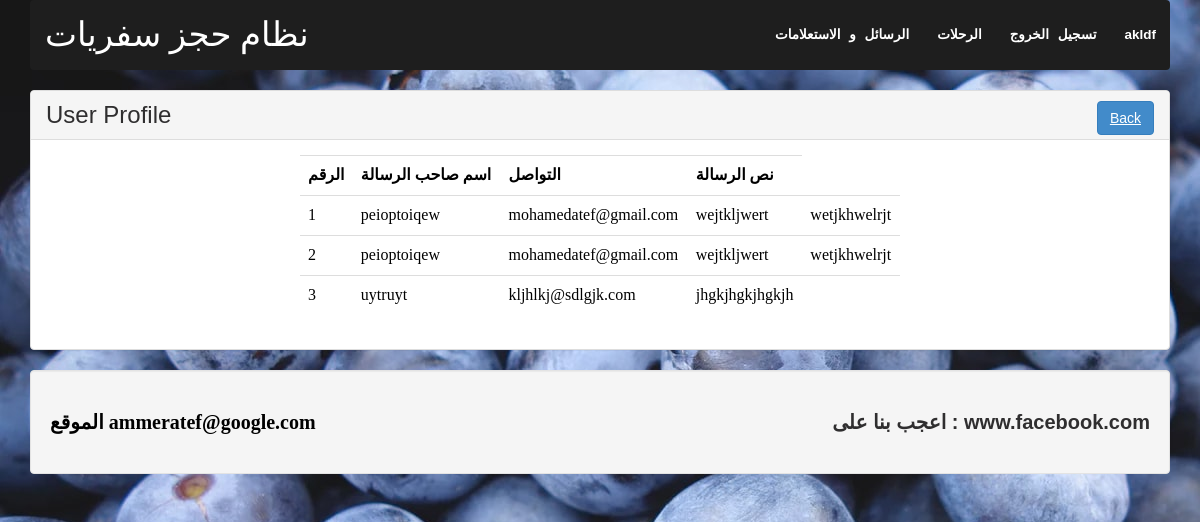
Screenshot of /profile_massage.php (signed in) with the database file from the repository.
### tables this page shows
CREATE TABLE `db_contact` (
  `id` int(11) NOT NULL,
  `name` varchar(255) NOT NULL,
  `email` varchar(255) NOT NULL,
  `subject` varchar(255) NOT NULL,
  `message` varchar(4000) NOT NULL
);

### lib/Session.php (called while the page is built, shortened)
<?php
class Session
{
	public static function get($key){
		if (isset($_SESSION[$key])) {
			return $_SESSION[$key];
		}else{
			return false;
		}
	}
}
?>

### profile_massage.php (the view, shortened to what this page needs)
<html>
    <body style=" background-image: url(images/breadcumb.jpg)">
<?php
	 include 'inc/header.php';
?>
<?php
$connection = mysqli_connect("localhost", "root", "", "nit_angola");
if (Session::get("role") == 'admin') {
	$sql = "SELECT * FROM db_contact";
	$results = mysqli_query($connection, $sql);
}
?>
	<div class="panel panel-default">
		<div class="panel-heading">
			<h2>User Profile<span class="pull-right"><a class="btn btn-primary" href="home.php">Back</a></span></h2>
		</div>
		<div class="panel-body">
			<div style="max-width:600px; margin: 0 auto">
				<form action="" method="POST">
					<table class="table table-primary">
						<tr>
						<th>الرقم    </th>
							<th>  اسم صاحب الرسالة   </th>
							<th> التواصل  </th>
							<th>نص الرسالة  </th>
						</tr>
<?php
if (mysqli_num_rows($results)>0) {
while ($row=mysqli_fetch_array($results)) {
	echo "<tr>";
	echo "<td>".$row['id']."</td>";
	echo "<td>".$row['name']."</td>";
	echo "<td>".$row['email']."</td>";
	echo "<td>".$row['subject']."</td>";
	echo "<td>".$row['message']."</td>";
	echo "</tr>";
}
}
?>
					</table>
				</form>
			</div>
		</div>
	</div>
<?php
	include 'inc/footer.php';
?>
    </body></html>

### css/main.css (style rules this page uses)
h2 { font-size: 24px; font-weight: 500; }
body, html { margin: 0; padding: 0; height: 100%; }
h1, h2, p, span, a { font-family: "museo-sans", helvetica, sans-serif; color: #2f2e2f; margin: 0; padding: 0; }

### rows the page displays
db_contact: id "1", name "peioptoiqew", email "mohamedatef@gmail.com", subject "wejtkljwert", message "wetjkhwelrjt"
db_contact: id "2", name "peioptoiqew", email "mohamedatef@gmail.com", subject "wejtkljwert", message "wetjkhwelrjt"
db_contact: id "3", name "uytruyt", email "kljhlkj@sdlgjk.com", subject "jhgkjhgkjhgkjh"

### other values shown
Session::get("name") "akldf"
